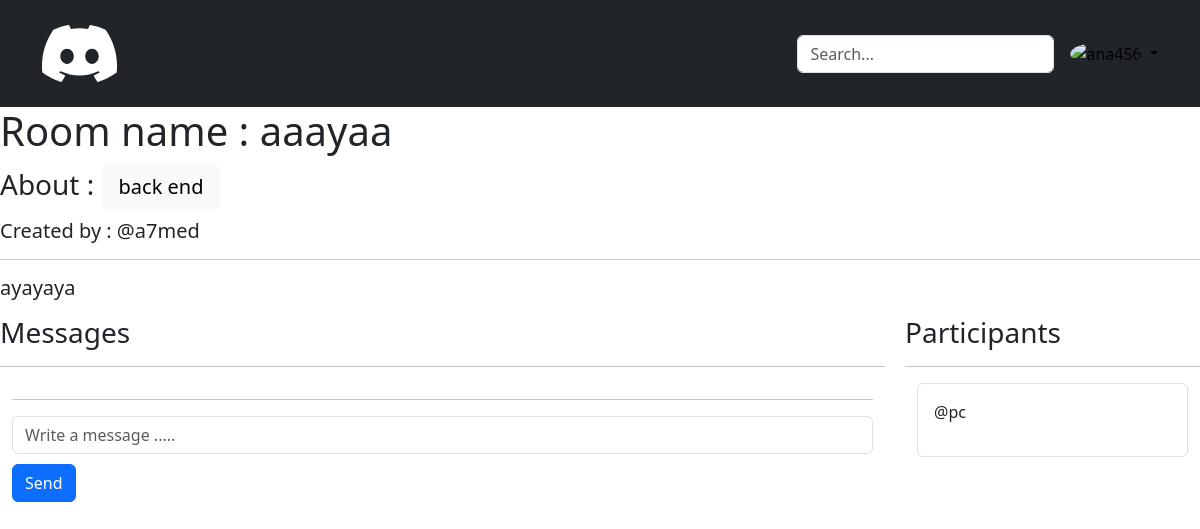
The page /room/39812805-21bf-4fe9-af16-cd3d8b913dce (signed in) on the database as committed earlier.
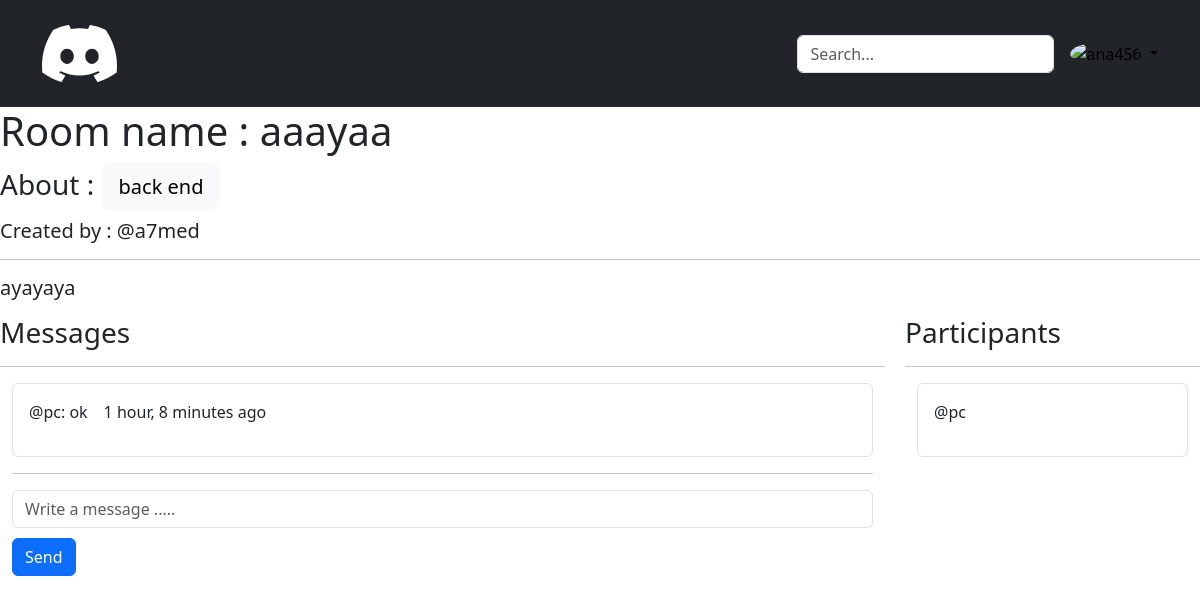
The same page on the database as committed later.
### base/models.py (models this page shows, shortened)
class Message(models.Model):
    id = models.UUIDField(primary_key=True, default=uuid.uuid4)
    user = models.ForeignKey(User, on_delete=models.CASCADE)
    room = models.ForeignKey(Room, on_delete=models.CASCADE)
    body = models.TextField()
    created_at = models.DateTimeField(auto_now_add=True)
    updated_at = models.DateTimeField(auto_now=True)

### base/views.py (the view, shortened to what this page needs)
# urls.py: path('room/<str:room_id>', views.room, name='room'),
def room(request, room_id):
    room = Room.objects.get(id=room_id)
    messages = room.message_set.all().order_by('-created_at')
    participants = room.participants.all()
    context = {'room': room , 'messages': messages , 'participants': participants}
    return render(request, 'base/room.html', context)

### base/models.py (called while the page is built)
    def __str__(self):
        return self.name

### base/templates/base/room.html (shortened to what this page needs)
{% extends "main.html" %}
{% block content %}
<h1>Room name : {{ room.name }} </h1>
<h3>About : <a class="btn btn-light btn-lg" href="{% url 'home' %}?t={{room.topic|urlencode}}">{{room.topic}}</a></h3>
<h5>Created by : @{{ room.host }}</h5>
<hr>
<div class="h5">
    <p>{{ room.description }}</p>
</div>
<div class="room-content">
    <div>
        <h3>Messages</h3>
        <hr>
        <div class="container">
            <div class="list-group">
            {% for message in messages %}
                <div class="list-group-item list-group-item-action d-flex gap-3 py-3">
                    <p>@{{message.user}}: {{message.body}} </p>
                    <p>{{message.created_at|timesince}} ago</p>
                </div>
            {% endfor %}
            </div>
            {% if request.user.is_authenticated %}
            <hr>
            <form action="" method="post">
                <input class="form-control" type="text" name="body" placeholder="Write a message .....">
                <button class="btn btn-primary" style="margin-top: 10px;" type="submit">Send</button>
            </form>
            {% endif %}
        </div>
    </div>
    <div>
        <h3>Participants</h3>
        <hr>
        <div class="container">
            <div class="list-group">
            {% for user in participants %}
                <div class="list-group-item list-group-item-action d-flex gap-3 py-3">
                    <p>@{{user.username}}</p>
                </div>
            {% endfor %}
            </div>
        </div>
    </div>
</div>
{% endblock %}

Rows that differ between the two databases and show on the page:
added Message: user "pc", body "ok", created_at "1 hour, 8 minutes"
